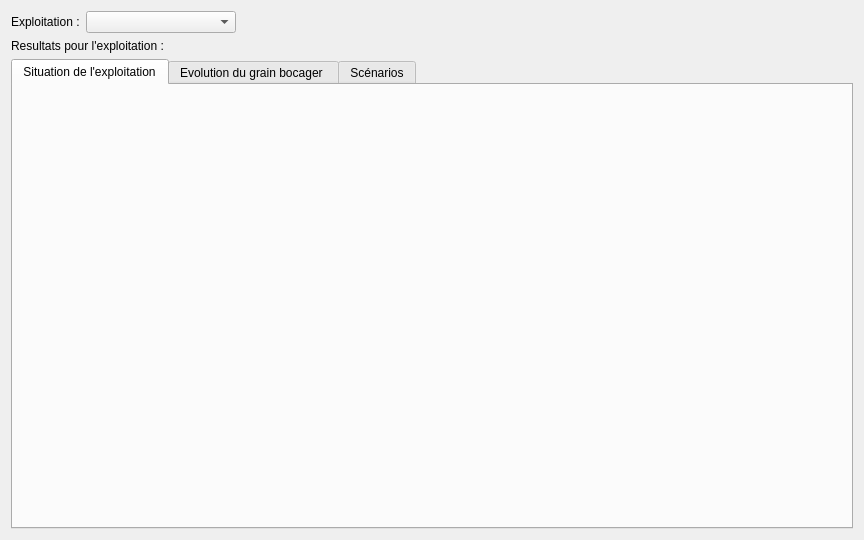
<?xml version="1.0" encoding="UTF-8"?>
<ui version="4.0">
 <class>Form</class>
 <widget class="QWidget" name="Form">
  <property name="geometry">
   <rect>
    <x>0</x>
    <y>0</y>
    <width>864</width>
    <height>540</height>
   </rect>
  </property>
  <property name="windowTitle">
   <string>Form</string>
  </property>
  <layout class="QGridLayout" name="gridLayout">
   <item row="2" column="0">
    <widget class="QTabWidget" name="tabWidget_results">
     <property name="currentIndex">
      <number>0</number>
     </property>
     <widget class="QWidget" name="tab_results_situation">
      <attribute name="title">
       <string>Situation de l'exploitation</string>
      </attribute>
      <layout class="QGridLayout" name="gridLayout_7">
       <item row="0" column="0">
        <layout class="QVBoxLayout" name="verticalLayout_results_situation"/>
       </item>
      </layout>
     </widget>
     <widget class="QWidget" name="tab_results_evolution_grain">
      <attribute name="title">
       <string>Evolution du grain bocager </string>
      </attribute>
      <layout class="QGridLayout" name="gridLayout_2">
       <item row="0" column="0">
        <layout class="QVBoxLayout" name="verticalLayout_results_evolution_grain"/>
       </item>
      </layout>
     </widget>
     <widget class="QWidget" name="tab_results_table">
      <attribute name="title">
       <string>Scénarios</string>
      </attribute>
      <layout class="QGridLayout" name="gridLayout_3">
       <item row="0" column="0">
        <layout class="QVBoxLayout" name="verticalLayout_results_table">
         <item>
          <widget class="QTableView" name="tableView_results">
           <property name="dragDropOverwriteMode">
            <bool>true</bool>
           </property>
           <property name="dragDropMode">
            <enum>QAbstractItemView::NoDragDrop</enum>
           </property>
           <property name="selectionMode">
            <enum>QAbstractItemView::SingleSelection</enum>
           </property>
           <property name="selectionBehavior">
            <enum>QAbstractItemView::SelectRows</enum>
           </property>
          </widget>
         </item>
        </layout>
       </item>
      </layout>
     </widget>
    </widget>
   </item>
   <item row="0" column="0">
    <layout class="QVBoxLayout" name="verticalLayout">
     <property name="bottomMargin">
      <number>0</number>
     </property>
     <item>
      <layout class="QHBoxLayout" name="horizontalLayout">
       <property name="rightMargin">
        <number>0</number>
       </property>
       <property name="bottomMargin">
        <number>0</number>
       </property>
       <item>
        <widget class="QLabel" name="label_choose_exploitation">
         <property name="maximumSize">
          <size>
           <width>80</width>
           <height>16777215</height>
          </size>
         </property>
         <property name="text">
          <string>Exploitation :</string>
         </property>
        </widget>
       </item>
       <item>
        <widget class="QComboBox" name="comboBox_id_exploitation">
         <property name="minimumSize">
          <size>
           <width>150</width>
           <height>0</height>
          </size>
         </property>
        </widget>
       </item>
       <item>
        <spacer name="horizontalSpacer">
         <property name="orientation">
          <enum>Qt::Horizontal</enum>
         </property>
         <property name="sizeHint" stdset="0">
          <size>
           <width>40</width>
           <height>20</height>
          </size>
         </property>
        </spacer>
       </item>
      </layout>
     </item>
     <item>
      <widget class="QLabel" name="label_results_exploitation_id">
       <property name="text">
        <string>Resultats pour l'exploitation : </string>
       </property>
      </widget>
     </item>
    </layout>
   </item>
  </layout>
 </widget>
 <resources/>
 <connections/>
</ui>
